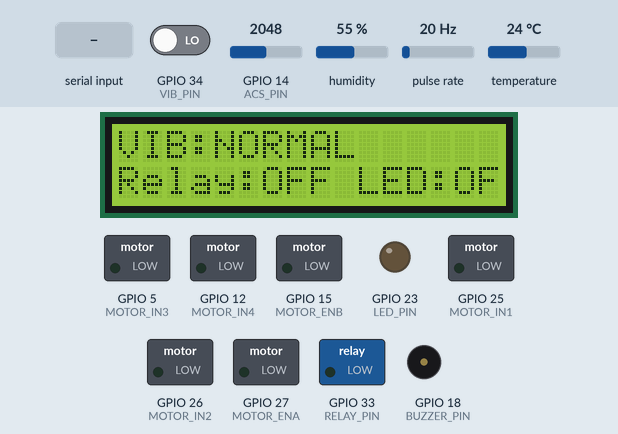
Simulated run of this sketch. Board: ESP32. On the bench: 16×2 character LCD, switched loads named in the sketch (green lamp = pin HIGH), output pins drawn as LEDs (lit = HIGH), buzzer (waves = sounding). Wiring (inferred from the names in the program): pulse sensor: data GPIO 32. The test bench sets the inputs (shaded band); at power-on: GPIO 34 (VIB_PIN) LOW, GPIO 14 (ACS_PIN) = 2048, humidity 55 %, pulse rate 20 Hz, temperature 24 °C. What the sketch prints to the serial monitor is not drawn.

Above: at 6.2 s.
6.3 s: GPIO 34 (VIB_PIN) driven HIGH
At 8.9 s:
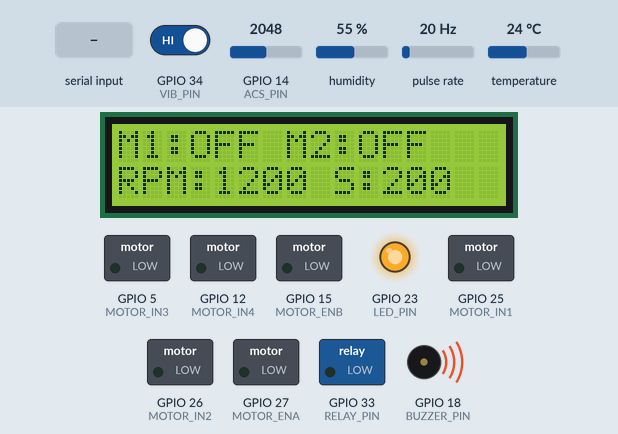
13.9 s: "F" received over Serial
At 14.4 s:
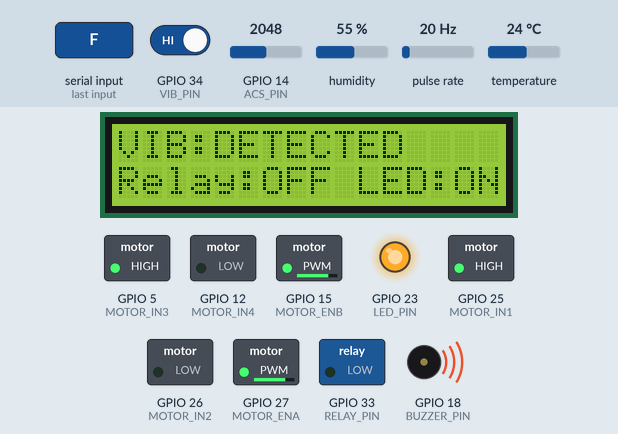
21.5 s: "B" received over Serial
At 23.9 s:
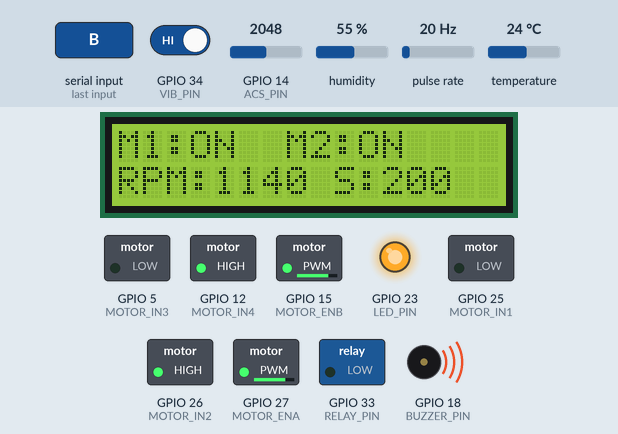
29.1 s: "A" received over Serial
At 34.0 s:
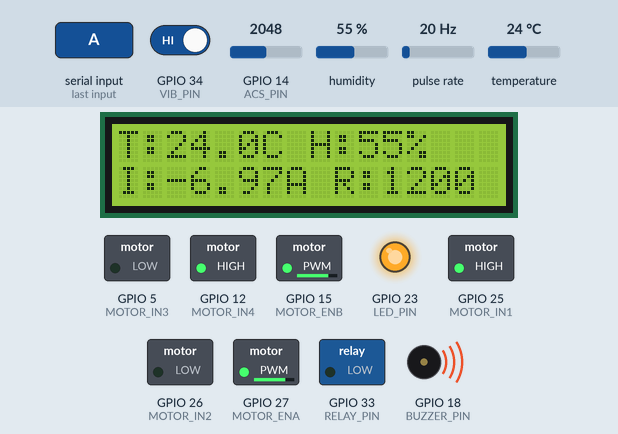
36.7 s: GPIO 34 (VIB_PIN) driven LOW
At 38.9 s:
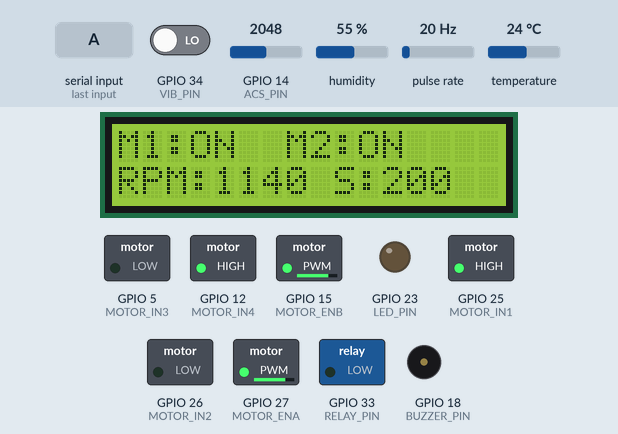
44.3 s: "C" received over Serial
At 44.8 s:
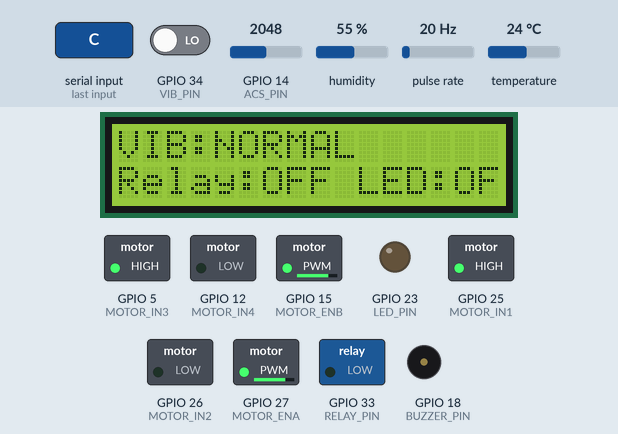
Timing chart, 0 to 47.3 s (numbered marks = the images above; inputs shaded):
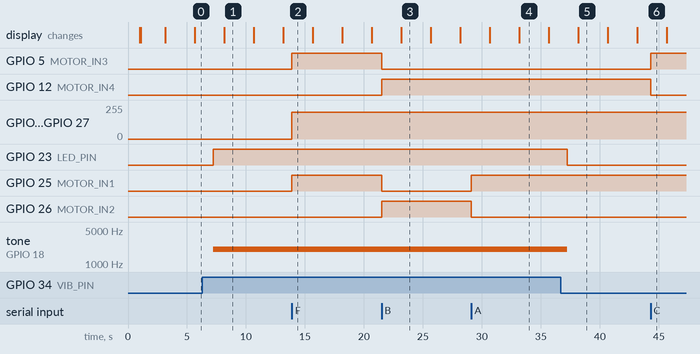

The sketch:

Conveyor_sentinal_esp32.ino
```cpp
#include <Wire.h>
#include <LiquidCrystal_I2C.h>
#include <DHT.h>
#include <math.h>

// =====================================================
//                    PIN DEFINITIONS
// =====================================================

// Sensors
#define ACS_PIN       14
#define IR_PIN        32
#define VIB_PIN       34
#define DHT_PIN       4
#define DHT_TYPE      DHT11

// Relay
#define RELAY_PIN     33

// LCD
#define LCD_SDA       21
#define LCD_SCL       22

// Buzzer
#define BUZZER_PIN    18

// LED
#define LED_PIN       23

// =====================================================
//                    L298N MOTOR
// =====================================================

// Motor 1 / Channel A
#define MOTOR_IN1     25
#define MOTOR_IN2     26
#define MOTOR_ENA     27

// Motor 2 / Channel B
#define MOTOR_IN3     5
#define MOTOR_IN4     12
#define MOTOR_ENB     15

// =====================================================
//                    LCD
// =====================================================

LiquidCrystal_I2C lcd(0x27, 16, 2);

// =====================================================
//                    DHT
// =====================================================

DHT dht(DHT_PIN, DHT_TYPE);

// =====================================================
//                    ACS712
// =====================================================

// 20A ACS712
#define ACS_SENSITIVITY  0.100

#define ADC_VREF         3.3
#define ADC_RESOLUTION   4095.0

// Your previous calibration
#define ACS_ZERO_OFFSET  2.347

// =====================================================
//                    RPM
// =====================================================

#define PULSES_PER_REV   1

volatile unsigned long rpmPulses = 0;

// =====================================================
//                    PWM
// =====================================================

#define PWM_FREQ         5000
#define PWM_RES          8

int motorSpeedA = 200;
int motorSpeedB = 200;

// =====================================================
//                    VARIABLES
// =====================================================

float temperature = 0.0;
float humidity = 0.0;
float current = 0.0;
float rpm = 0.0;

bool vibration = false;
bool relayState = false;

bool motorAState = false;
bool motorBState = false;

unsigned long lastSensorRead = 0;
unsigned long lastLCDUpdate = 0;

int lcdPage = 0;

// =====================================================
//                    RPM INTERRUPT
// =====================================================

void IRAM_ATTR rpmISR()
{
  rpmPulses++;
}

// =====================================================
//                    ACS712
// =====================================================

float readCurrent()
{
  const int samples = 100;

  long total = 0;

  for (int i = 0; i < samples; i++)
  {
    total += analogRead(ACS_PIN);
    delayMicroseconds(100);
  }

  float averageRaw =
      total / (float)samples;

  float voltage =
      (averageRaw / ADC_RESOLUTION) * ADC_VREF;

  float amps =
      (voltage - ACS_ZERO_OFFSET)
      / ACS_SENSITIVITY;

  if (fabs(amps) < 0.05)
  {
    amps = 0.0;
  }

  return amps;
}

// =====================================================
//                    VIBRATION
// =====================================================

bool readVibration()
{
  int highCount = 0;

  for (int i = 0; i < 10; i++)
  {
    if (digitalRead(VIB_PIN) == HIGH)
    {
      highCount++;
    }

    delay(5);
  }

  return highCount >= 7;
}

// =====================================================
//                    MOTOR A
// =====================================================

void motorAForward()
{
  digitalWrite(MOTOR_IN1, HIGH);
  digitalWrite(MOTOR_IN2, LOW);

  ledcWrite(MOTOR_ENA, motorSpeedA);

  motorAState = true;
}

void motorABackward()
{
  digitalWrite(MOTOR_IN1, LOW);
  digitalWrite(MOTOR_IN2, HIGH);

  ledcWrite(MOTOR_ENA, motorSpeedA);

  motorAState = true;
}

void motorAStop()
{
  digitalWrite(MOTOR_IN1, LOW);
  digitalWrite(MOTOR_IN2, LOW);

  ledcWrite(MOTOR_ENA, 0);

  motorAState = false;
}

// =====================================================
//                    MOTOR B
// =====================================================

void motorBForward()
{
  digitalWrite(MOTOR_IN3, HIGH);
  digitalWrite(MOTOR_IN4, LOW);

  ledcWrite(MOTOR_ENB, motorSpeedB);

  motorBState = true;
}

void motorBBackward()
{
  digitalWrite(MOTOR_IN3, LOW);
  digitalWrite(MOTOR_IN4, HIGH);

  ledcWrite(MOTOR_ENB, motorSpeedB);

  motorBState = true;
}

void motorBStop()
{
  digitalWrite(MOTOR_IN3, LOW);
  digitalWrite(MOTOR_IN4, LOW);

  ledcWrite(MOTOR_ENB, 0);

  motorBState = false;
}

// =====================================================
//                    BOTH MOTORS
// =====================================================

void motorsForward()
{
  motorAForward();
  motorBForward();
}

void motorsBackward()
{
  motorABackward();
  motorBBackward();
}

void motorsStop()
{
  motorAStop();
  motorBStop();
}

// =====================================================
//                    RELAY
// =====================================================

void relayON()
{
  digitalWrite(RELAY_PIN, HIGH);
  relayState = true;
}

void relayOFF()
{
  digitalWrite(RELAY_PIN, LOW);
  relayState = false;
}

// =====================================================
//                    LCD PAGE 1
// =====================================================

void showPage1()
{
  lcd.clear();

  lcd.setCursor(0, 0);
  lcd.print("T:");
  lcd.print(temperature, 1);
  lcd.print("C ");

  lcd.print("H:");
  lcd.print(humidity, 0);
  lcd.print("%");

  lcd.setCursor(0, 1);
  lcd.print("I:");
  lcd.print(current, 2);
  lcd.print("A");

  lcd.print(" R:");
  lcd.print(rpm, 0);
}

// =====================================================
//                    LCD PAGE 2
// =====================================================

void showPage2()
{
  lcd.clear();

  lcd.setCursor(0, 0);
  lcd.print("VIB:");

  if (vibration)
    lcd.print("DETECTED");
  else
    lcd.print("NORMAL");

  lcd.setCursor(0, 1);

  lcd.print("Relay:");

  if (relayState)
    lcd.print("ON ");
  else
    lcd.print("OFF");

  lcd.print(" LED:");

  if (vibration)
    lcd.print("ON");
  else
    lcd.print("OFF");
}

// =====================================================
//                    LCD PAGE 3
// =====================================================

void showPage3()
{
  lcd.clear();

  lcd.setCursor(0, 0);
  lcd.print("M1:");

  if (motorAState)
    lcd.print("ON ");
  else
    lcd.print("OFF");

  lcd.print(" M2:");

  if (motorBState)
    lcd.print("ON");
  else
    lcd.print("OFF");

  lcd.setCursor(0, 1);
  lcd.print("RPM:");
  lcd.print(rpm, 0);

  lcd.print(" S:");
  lcd.print(motorSpeedA);
}

// =====================================================
//                    SERIAL STATUS
// =====================================================

void printStatus()
{
  Serial.println();
  Serial.println("====================================");
  Serial.println("          SMART MACH STATUS");
  Serial.println("====================================");

  Serial.print("Temperature : ");
  Serial.print(temperature, 1);
  Serial.println(" C");

  Serial.print("Humidity    : ");
  Serial.print(humidity, 1);
  Serial.println(" %");

  Serial.print("Current     : ");
  Serial.print(current, 3);
  Serial.println(" A");

  Serial.print("Vibration   : ");

  if (vibration)
    Serial.println("DETECTED");
  else
    Serial.println("NORMAL");

  Serial.print("RPM         : ");
  Serial.print(rpm, 1);
  Serial.println();

  Serial.print("Motor A     : ");

  if (motorAState)
    Serial.println("RUNNING");
  else
    Serial.println("STOPPED");

  Serial.print("Motor B     : ");

  if (motorBState)
    Serial.println("RUNNING");
  else
    Serial.println("STOPPED");

  Serial.print("Relay       : ");

  if (relayState)
    Serial.println("ON");
  else
    Serial.println("OFF");

  Serial.println("====================================");
}

// =====================================================
//                    COMMANDS
// =====================================================

void handleSerial()
{
  if (!Serial.available())
    return;

  char command = Serial.read();

  switch (command)
  {
    case 'F':
    case 'f':
      motorsForward();
      Serial.println(">> BOTH MOTORS FORWARD");
      break;

    case 'B':
    case 'b':
      motorsBackward();
      Serial.println(">> BOTH MOTORS BACKWARD");
      break;

    case 'S':
    case 's':
      motorsStop();
      Serial.println(">> BOTH MOTORS STOP");
      break;

    case 'A':
    case 'a':
      motorAForward();
      Serial.println(">> MOTOR A FORWARD");
      break;

    case 'C':
    case 'c':
      motorBForward();
      Serial.println(">> MOTOR B FORWARD");
      break;

    case 'X':
    case 'x':
      motorAStop();
      Serial.println(">> MOTOR A STOP");
      break;

    case 'Y':
    case 'y':
      motorBStop();
      Serial.println(">> MOTOR B STOP");
      break;

    case 'R':
    case 'r':
      relayON();
      Serial.println(">> RELAY ON");
      break;

    case 'O':
    case 'o':
      relayOFF();
      Serial.println(">> RELAY OFF");
      break;

    case 'T':
    case 't':
      printStatus();
      break;
  }
}

// =====================================================
//                       SETUP
// =====================================================

void setup()
{
  Serial.begin(115200);

  delay(1000);

  // ---------------- Sensors ----------------

  pinMode(ACS_PIN, INPUT);
  pinMode(VIB_PIN, INPUT);

  dht.begin();

  // ---------------- Relay ----------------

  pinMode(RELAY_PIN, OUTPUT);
  relayOFF();

  // ---------------- Buzzer ----------------

  pinMode(BUZZER_PIN, OUTPUT);
  digitalWrite(BUZZER_PIN, LOW);

  // ---------------- LED ----------------

  pinMode(LED_PIN, OUTPUT);
  digitalWrite(LED_PIN, LOW);

  // ---------------- Motor pins ----------------

  pinMode(MOTOR_IN1, OUTPUT);
  pinMode(MOTOR_IN2, OUTPUT);

  pinMode(MOTOR_IN3, OUTPUT);
  pinMode(MOTOR_IN4, OUTPUT);

  digitalWrite(MOTOR_IN1, LOW);
  digitalWrite(MOTOR_IN2, LOW);

  digitalWrite(MOTOR_IN3, LOW);
  digitalWrite(MOTOR_IN4, LOW);

  // ---------------- PWM ----------------

  ledcAttach(
    MOTOR_ENA,
    PWM_FREQ,
    PWM_RES
  );

  ledcAttach(
    MOTOR_ENB,
    PWM_FREQ,
    PWM_RES
  );

  ledcWrite(MOTOR_ENA, 0);
  ledcWrite(MOTOR_ENB, 0);

  // ---------------- IR RPM ----------------

  pinMode(IR_PIN, INPUT_PULLUP);

  attachInterrupt(
    digitalPinToInterrupt(IR_PIN),
    rpmISR,
    RISING
  );

  // ---------------- LCD ----------------

  Wire.begin(
    LCD_SDA,
    LCD_SCL
  );

  lcd.init();
  lcd.backlight();

  lcd.clear();

  lcd.setCursor(0, 0);
  lcd.print("SMART MACH");

  lcd.setCursor(0, 1);
  lcd.print("Starting...");

  delay(2000);

  lcd.clear();

  lcd.setCursor(0, 0);
  lcd.print("SYSTEM READY");

  lcd.setCursor(0, 1);
  lcd.print("ESP32 OK");

  // ---------------- Serial ----------------

  Serial.println();
  Serial.println("====================================");
  Serial.println("          SMART MACH ESP32");
  Serial.println("====================================");
  Serial.println("SYSTEM READY");
  Serial.println();

  Serial.println("MOTOR COMMANDS");
  Serial.println("----------------");
  Serial.println("F = BOTH FORWARD");
  Serial.println("B = BOTH BACKWARD");
  Serial.println("S = BOTH STOP");
  Serial.println("A = MOTOR A FORWARD");
  Serial.println("C = MOTOR B FORWARD");
  Serial.println("X = MOTOR A STOP");
  Serial.println("Y = MOTOR B STOP");

  Serial.println();
  Serial.println("RELAY");
  Serial.println("----------------");
  Serial.println("R = RELAY ON");
  Serial.println("O = RELAY OFF");

  Serial.println();
  Serial.println("T = STATUS");

  Serial.println("====================================");

  lastSensorRead = millis();
  lastLCDUpdate = millis();
}

// =====================================================
//                       LOOP
// =====================================================

void loop()
{
  // Serial commands
  handleSerial();

  // ===================================================
  //                  SENSOR UPDATE
  // ===================================================

  if (millis() - lastSensorRead >= 1000)
  {
    lastSensorRead = millis();

    // DHT11
    float t = dht.readTemperature();
    float h = dht.readHumidity();

    if (!isnan(t))
      temperature = t;

    if (!isnan(h))
      humidity = h;

    // ACS712
    current = readCurrent();

    // Vibration
    vibration = readVibration();

    // =================================================
    //                     RPM
    // =================================================

    noInterrupts();

    unsigned long pulses = rpmPulses;

    rpmPulses = 0;

    interrupts();

    // One pulse = one revolution
    rpm = (pulses * 60.0);

    // =================================================
    //                 VIBRATION ALERT
    // =================================================

    if (vibration)
    {
      digitalWrite(LED_PIN, HIGH);

      tone(
        BUZZER_PIN,
        2000
      );
    }
    else
    {
      digitalWrite(LED_PIN, LOW);

      noTone(BUZZER_PIN);
    }

    printStatus();
  }

  // ===================================================
  //                    LCD UPDATE
  // ===================================================

  if (millis() - lastLCDUpdate >= 2500)
  {
    lastLCDUpdate = millis();

    lcdPage++;

    if (lcdPage > 2)
      lcdPage = 0;

    if (lcdPage == 0)
      showPage1();

    else if (lcdPage == 1)
      showPage2();

    else
      showPage3();
  }
}
```

Measured:
- after the input at 6.3 s, GPIO 23 (LED_PIN): LOW → HIGH after 0.93 s; tone on GPIO 18 (BUZZER_PIN): silent → 2000 Hz after 0.93 s
- after the input at 13.9 s, GPIO 5 (MOTOR_IN3), GPIO 25 (MOTOR_IN1): LOW → HIGH at once; GPIO 15 (MOTOR_ENB), GPIO 27 (MOTOR_ENA): 0/255 → 199/255 at once
- after the input at 21.5 s, GPIO 5 (MOTOR_IN3), GPIO 25 (MOTOR_IN1): HIGH → LOW at once; GPIO 12 (MOTOR_IN4), GPIO 26 (MOTOR_IN2): LOW → HIGH at once
- after the input at 29.1 s, GPIO 25 (MOTOR_IN1): LOW → HIGH at once; GPIO 26 (MOTOR_IN2): HIGH → LOW at once
- after the input at 36.7 s, GPIO 23 (LED_PIN): HIGH → LOW after 0.55 s; tone on GPIO 18 (BUZZER_PIN): 2000 Hz → silent after 0.55 s
- after the input at 44.3 s, GPIO 5 (MOTOR_IN3): LOW → HIGH at once; GPIO 12 (MOTOR_IN4): HIGH → LOW at once
- what the display in image 1 shows lasts 2.5 s, from 8.2 s to 10.7 s
